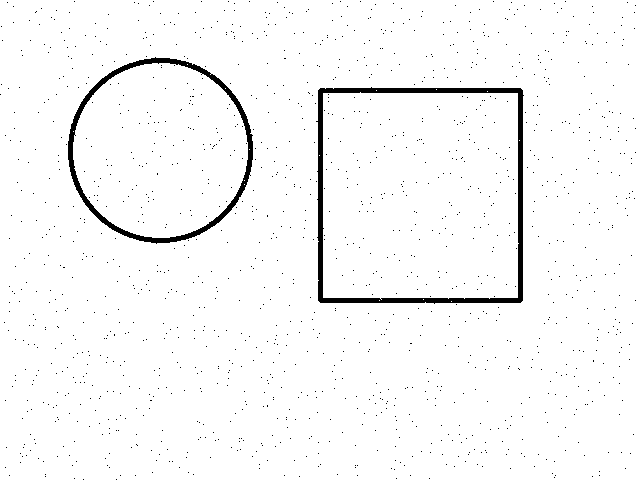
#> input picture T06_传统视觉/代码/images/demo_noise_text.png, 640 x 480 px
$ python 06_morphology.py
#> lines starting #> are read from the running program, lines starting #| are printed output that depends on the picture; after the words box and inside, x2 and y2 are one past the last pixel; in counts of white or black regions, pixels touching at a corner belong together
### T06_传统视觉/代码/examples/util.py
# -*- coding: utf-8 -*-
"""
工具：中文路径安全的 imread / imwrite / 控制台输出
原因：
  1. OpenCV 的 cv2.imread / imwrite 在 Windows 上对含中文路径支持不好
     → 用 np.fromfile + cv2.imdecode 读，cv2.imencode + 文件写
  2. Python 在 Windows 控制台默认用 GBK 输出，现代终端(UTF-8)会乱码
     → 强制 stdout 用 UTF-8
"""
import os
import sys
import cv2
import numpy as np


def setup():
    """在脚本开头调用一次，让控制台中文不乱码"""
    try:
        sys.stdout.reconfigure(encoding="utf-8")
        sys.stderr.reconfigure(encoding="utf-8")
    except (AttributeError, ValueError):
        pass  # 非 UTF-8 终端或旧版本 Python 时静默跳过


def imread(path):
    """读取图片，支持中文路径"""
    img = cv2.imdecode(np.fromfile(path, dtype=np.uint8), cv2.IMREAD_COLOR)
#> img is the input picture: shape (480, 640, 3); 97.3% white; 1429 black regions (1427 under 20 px), largest, box (x1, y1, x2, y2) and area: (316, 87, 524, 304) 4077, (68, 57, 253, 244) 2834
    return img


# [19 lines left out: functions imwrite, show_image, not called in this run]


def arrange_windows(names=None, step=45, offset=24):
    """把多个窗口按斜线错开排列，避免叠在同一个位置（让人误以为"逐个出现"）。
    names：窗口名列表。若不传，则尝试从当前打开的所有窗口取（需支持的 cv2 版本）。
    在 cv2.imshow 全部调用之后、waitKey 之前调用，窗口就会一次错开显示出来。
    """
    if os.environ.get("HEADLESS") == "1":
        return
    if not names:
        # 尝试自动枚举（新版本 cv2 支持 windowNames）
        try:
            names = list(cv2.windowNames)
        except AttributeError:
            return  # 无法枚举则跳过
    for i, name in enumerate(names):
        try:
            cv2.moveWindow(name, offset + (i % 3) * step, offset + (i % 3) * step)
        except cv2.error:
            pass  # 窗口已关闭则跳过


def finish(names=None):
    """一次弹所有窗口（已由 imshow 弹出）→ 错开排列 → 按任意键全部关闭。
    names：窗口名列表，用于把多窗口错开排列避免重叠。
    HEADLESS=1 时跳过，用于批量/无头测试。
    """
    arrange_windows(names)
    if os.environ.get("HEADLESS") != "1":
        cv2.waitKey(0)
    cv2.destroyAllWindows()

### T06_传统视觉/代码/examples/06_morphology.py
# -*- coding: utf-8 -*-
"""
进阶例程 06：形态学全家桶（腐蚀/膨胀/开/闭/顶帽/黑帽）
========================================
目标：掌握图像形态学处理的各种操作和适用场景
  - 腐蚀/膨胀  ：最基础，白色区域"瘦一圈/胖一圈"
  - 开运算/闭运算：先腐蚀后膨胀 / 先膨胀后腐蚀，去噪/补洞
  - 顶帽/黑帽  ：提取比背景亮的部分 / 比背景暗的部分

怎么运行：
    python examples/06_morphology.py        # 弹 7 个窗口对比所有操作

看什么：
    demo_noise_text.png 里撒了很多黑白噪点，看哪种操作能清掉它们。

学习重点：
    - 形态学是对"二值图"(黑白)做的，先要二值化
    - "开运算去噪点，闭运算补空洞" 这句口诀
    - kernel(核) 大小决定影响范围
"""
import os
import cv2
import numpy as np
from util import setup, imread, finish

setup()  # 让控制台中文不乱码

IMG = os.path.join(os.path.dirname(__file__), "..", "images", "demo_noise_text.png")
img = imread(IMG)
gray = cv2.cvtColor(img, cv2.COLOR_BGR2GRAY)

# 二值化：把"黑色物体"变成白色(255)、背景变黑(0)
# cv2.threshold(灰度图, 阈值127, 最大值, 方式INV=黑白反过来)
_, binary = cv2.threshold(gray, 127, 255, cv2.THRESH_BINARY_INV)

# 结构元素(核)：3x3 全1的方块，决定每次操作"看多大范围"
kernel = np.ones((3, 3), np.uint8)

# 腐蚀/膨胀：cv2.erode(图, 核, iterations次数=1) 核越大、次数越多，效果越强
erode = cv2.erode(binary, kernel, iterations=1)          # 腐蚀：白色区域缩小，去小白点
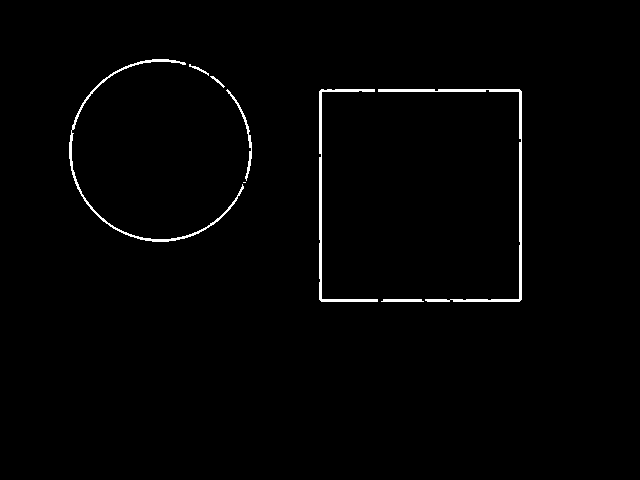
#> erode: shape (480, 640); 1.2% white; 8 white regions (1 under 20 px), largest, box (x1, y1, x2, y2) and area: (378, 89, 522, 302) 1300, (69, 59, 244, 242) 1010, (319, 89, 378, 302) 939
dilate = cv2.dilate(binary, kernel, iterations=1)        # 膨胀：白色区域扩大，补小洞
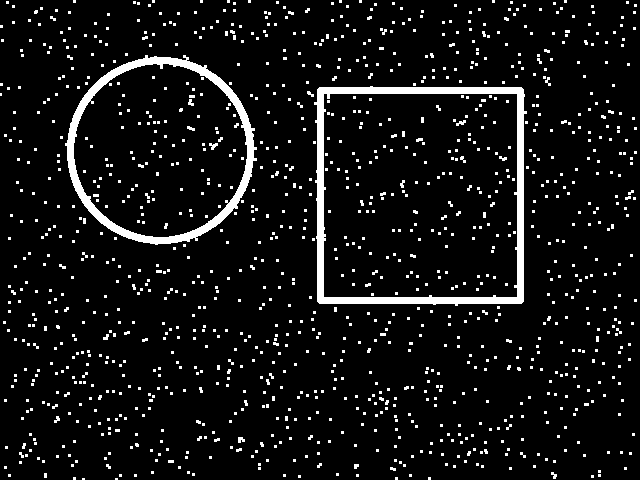
#> dilate: shape (480, 640); 7.4% white; 1249 white regions (1231 under 20 px), largest, box (x1, y1, x2, y2) and area: (314, 86, 527, 306) 5860, (65, 55, 257, 245) 4452, (209, 143, 218, 150) 37

# 开/闭/顶帽/黑帽：cv2.morphologyEx(图, 操作类型, 核)
opening = cv2.morphologyEx(binary, cv2.MORPH_OPEN, kernel)   # 开运算 = 先腐蚀后膨胀 → 去噪点
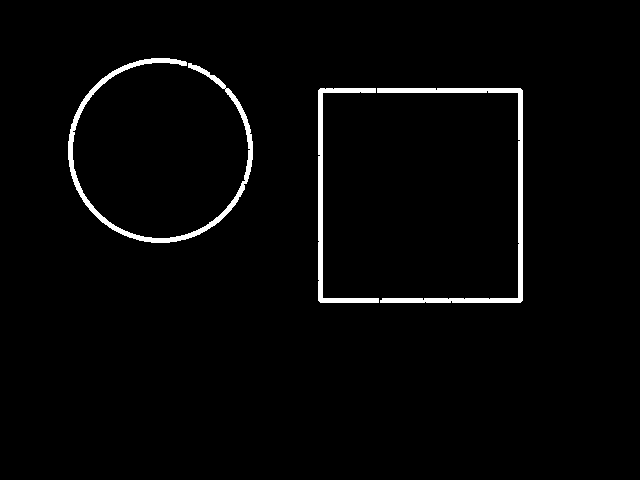
#> opening: shape (480, 640); 2.2% white; 3 white regions, box (x1, y1, x2, y2) and area: (68, 58, 253, 243) 2796, (377, 88, 523, 303) 2445, (318, 88, 379, 303) 1607
closing = cv2.morphologyEx(binary, cv2.MORPH_CLOSE, kernel)  # 闭运算 = 先膨胀后腐蚀 → 补空洞
#> closing: shape (480, 640); 2.8% white; 1369 white regions (1367 under 20 px), largest, box (x1, y1, x2, y2) and area: (315, 87, 526, 305) 4132, (66, 56, 256, 244) 2896
tophat = cv2.morphologyEx(binary, cv2.MORPH_TOPHAT, kernel)  # 顶帽 = 原图 - 开运算 → 亮区域
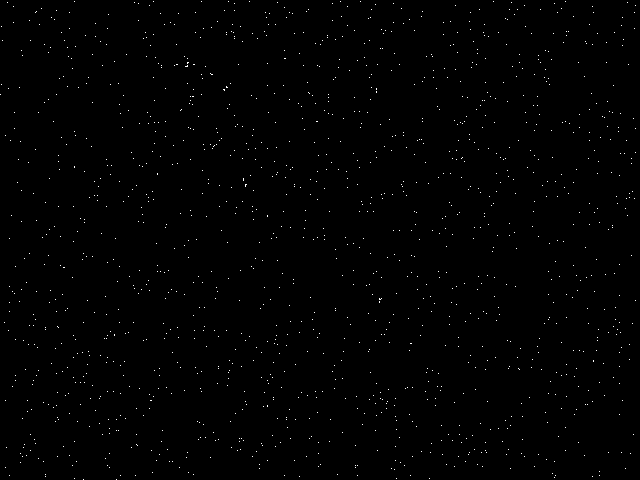
#> tophat: shape (480, 640); 0.49% white in thin lines or dots
blackhat = cv2.morphologyEx(binary, cv2.MORPH_BLACKHAT, kernel)  # 黑帽 = 闭运算 - 原图 → 暗区域
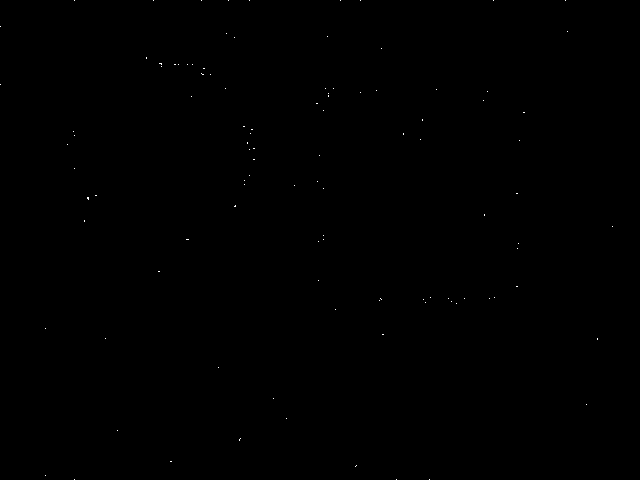
#> blackhat: shape (480, 640); 0.05% white in thin lines or dots

cv2.imshow("Binary (INV)", binary)
cv2.imshow("Erode (remove noise)", erode)
cv2.imshow("Dilate (fill hole)", dilate)
cv2.imshow("Opening (erode+dilate)", opening)
cv2.imshow("Closing (dilate+erode)", closing)
cv2.imshow("TopHat (bright)", tophat)
cv2.imshow("BlackHat (dark)", blackhat)
finish(["Binary (INV)", "Erode (remove noise)", "Dilate (fill hole)",
        "Opening (erode+dilate)", "Closing (dilate+erode)", "TopHat (bright)", "BlackHat (dark)"])

# 记忆：
# 开运算 → 去白色噪点；闭运算 → 补黑色空洞
# 顶帽 → 提取比背景亮的部分；黑帽 → 提取比背景暗的部分
